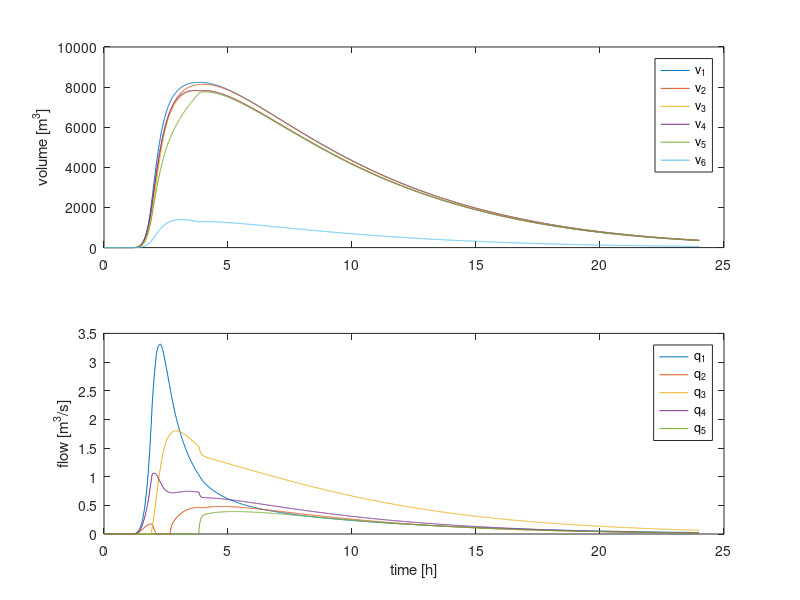

This chart was generated by the following MATLAB code:
%% Prueba de Differential Game con 5 agentes y 1 lider
clear all
close all
clc

load('Inflows.mat'); %Cargamos las variables de lluvia del problema
% Definimos las variables del problema
T = 0.05;           % Esta variable es el horizonte de prediccion en horas
tspan = t;          % Tiempo de simulacion definido en SWMM
x0 = zeros(6,1);    % Los tanques empiezan descargados

a1 = -0;
a2 = -0;
a3 = -0;
a4 = -0;
a5 = -0;
a0 = -K(6);     % Aqui es necesario añadir el K del último tanque

A = 3600*diag([a1 a2 a3 a4 a5 a0]); % K fue calculado en segundos, por eso el 3600
B = [-1 0 0 0 0; 
    0 -1 0 0 0; 
    1 1 -1 0 0;
    0 0 0 -1 0; 
    0 0 0 0 -1; 
    0 0 1 1 1]; % Esta matriz contiene la interaccion entre tanques, recordar el grafo.
B1 = B(:,1);
B2 = B(:,2);
B3 = B(:,3);
B4 = B(:,4);
B5 = B(:,5);

% Empezamos el differential Game. Todo es sacado de Dynamic Optimization and LQ Differential Games
Q1 = 50*[1 0 -1 0 0 0; 0 0 0 0 0 0; -1 0 1 0 0 0; 0 0 0 0 0 0; 0 0 0 0 0 0; 0 0 0 0 0 0];
Q2 = 50*[0 0 0 0 0 0; 0 1 -1 0 0 0; 0 -1 1 0 0 0; 0 0 0 0 0 0; 0 0 0 0 0 0; 0 0 0 0 0 0];
Q3 = 50*[0 0 0 0 0 0; 0 0 0 0 0 0; 0 0 1 0 0 -1; 0 0 0 0 0 0; 0 0 0 0 0 0; 0 0 -1 0 0 50];
Q4 = 50*[0 0 0 0 0 0; 0 0 0 0 0 0; 0 0 0 0 0 0; 0 0 0 1 0 -1; 0 0 0 0 0 0; 0 0 0 -1 0 50];
Q5 = 50*[0 0 0 0 0 0; 0 0 0 0 0 0; 0 0 0 0 0 0; 0 0 0 0 0 0; 0 0 0 0 1 -1; 0 0 0 0 -1 50];

R1 = 1;
R2 = 1;
R3 = 1;
R4 = 1;
R5 = 1;

S1 = B1*inv(R1)*B1';
S2 = B2*inv(R2)*B2';
S3 = B3*inv(R3)*B3';
S4 = B4*inv(R4)*B4';
S5 = B5*inv(R5)*B5';

D = [A' zeros(size(A)) zeros(size(A)) zeros(size(A)) zeros(size(A)); 
zeros(size(A)) A' zeros(size(A)) zeros(size(A)) zeros(size(A));
zeros(size(A)) zeros(size(A)) A' zeros(size(A)) zeros(size(A));
zeros(size(A)) zeros(size(A)) zeros(size(A)) A' zeros(size(A));
zeros(size(A)) zeros(size(A)) zeros(size(A)) zeros(size(A)) A']; 

S = [S1 S2 S3 S4 S5];

Q = [Q1; Q2; Q3; Q4; Q5];

M = [A -S1 -S2 -S3 -S4 -S5; 
        -Q1 -A' zeros(size(A)) zeros(size(A)) zeros(size(A)) zeros(size(A)); 
        -Q2 zeros(size(A)) -A' zeros(size(A)) zeros(size(A)) zeros(size(A));
        -Q3 zeros(size(A)) zeros(size(A)) -A' zeros(size(A)) zeros(size(A));
        -Q4 zeros(size(A)) zeros(size(A)) zeros(size(A)) -A' zeros(size(A));
        -Q5 zeros(size(A)) zeros(size(A)) zeros(size(A)) zeros(size(A)) -A'];
        
P = zeros(size(A,1)*size(A,1),size(A,1)*size(A,2));
P(1:size(A,1),1:size(A,2)) = eye(size(A,1));

Q_ = [zeros(size(A,1),size(A,1)*size(A,2));
          -Q1 eye(size(A,1)) zeros(size(A,1),size(A,2)) zeros(size(A,1),size(A,2)) zeros(size(A,1),size(A,2)) zeros(size(A,1),size(A,2));
          -Q2 zeros(size(A,1),size(A,2)) eye(size(A,1)) zeros(size(A,1),size(A,2)) zeros(size(A,1),size(A,2)) zeros(size(A,1),size(A,2));
          -Q3 zeros(size(A,1),size(A,2)) zeros(size(A,1),size(A,2)) eye(size(A,1)) zeros(size(A,1),size(A,2)) zeros(size(A,1),size(A,2));
          -Q4 zeros(size(A,1),size(A,2)) zeros(size(A,1),size(A,2)) zeros(size(A,1),size(A,2)) eye(size(A,1)) zeros(size(A,1),size(A,2));
          -Q5 zeros(size(A,1),size(A,2)) zeros(size(A,1),size(A,2)) zeros(size(A,1),size(A,2)) zeros(size(A,1),size(A,2)) eye(size(A,1))];

% Ahora empezamos a resolver el sistema      
x = zeros(size(A,1),length(tspan));
x(:,1) = x0;

for i = 1:length(tspan)-1
	[i length(tspan)-1]
	
	y_0 = (P + Q_*expm(T*M))\[x(:,i);zeros(5*size(A,1),1)];

	u1(i) = max(0,-inv(R1)*B1'*y_0((1*size(A,1)+1:2*size(A,1)),1));
	u2(i) = max(0,-inv(R2)*B2'*y_0((2*size(A,1)+1:3*size(A,1)),1));
	u3(i) = max(0,-inv(R3)*B3'*y_0((3*size(A,1)+1:4*size(A,1)),1));
	u4(i) = max(0,-inv(R4)*B4'*y_0((4*size(A,1)+1:5*size(A,1)),1));
	u5(i) = max(0,-inv(R5)*B5'*y_0((5*size(A,1)+1:6*size(A,1)),1));
    
	x(:,i+1) = x(:,i) + dt*(A*x(:,i) + B1*u1(i) + B2*u2(i) + B3*u3(i) + B4*u4(i) + B5*u5(i)) + dt*[inflows(i,1) inflows(i,2) 0 inflows(i,3) inflows(i,4) 0]';
end

%% Plots
figure
subplot(2,1,1)	
plot(t',3600*x')
legend(['v_1'; 'v_2'; 'v_3'; 'v_4'; 'v_5';'v_6']);
ylabel('volume [m^3]')
subplot(2,1,2)
U = [u1' u2' u3' u4' u5'];
stairs(t(1:end-1),U)
legend(['q_1'; 'q_2'; 'q_3'; 'q_4'; 'q_5']);
xlabel('time [h]')
ylabel('flow [m^3/s]')
